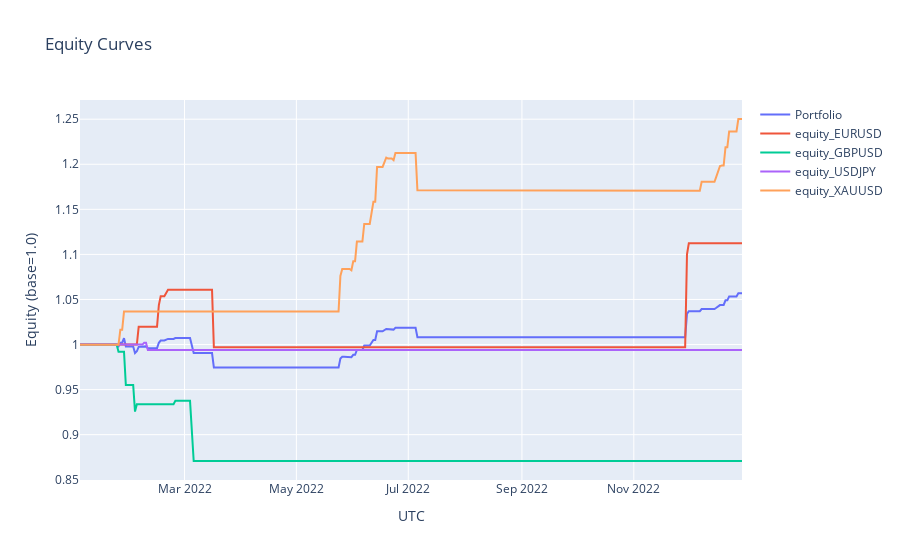
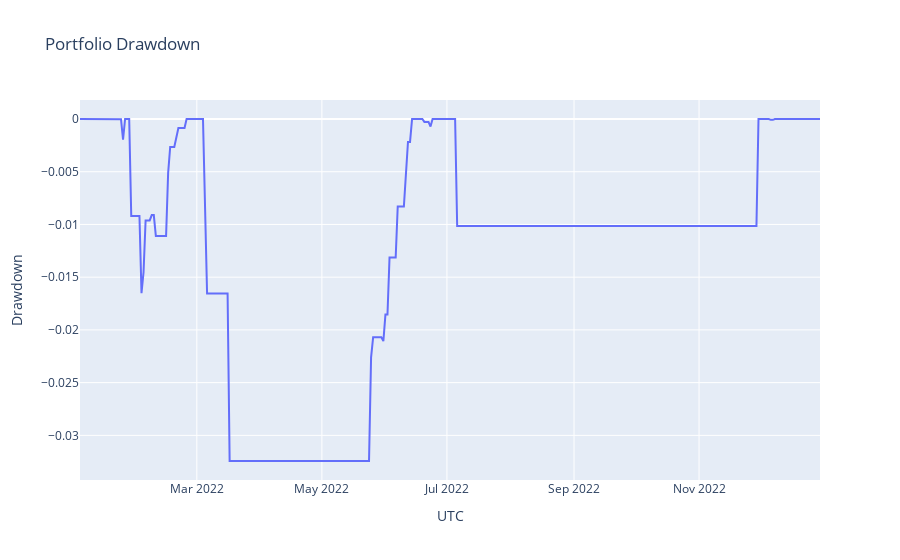

These figures' notebook cell, in order:
### Code cell
import pandas as pd, plotly.graph_objects as go

eq_path = ROOT/'data'/'pnl_demo_equity.csv'
tr_path = ROOT/'data'/'pnl_demo_trades.csv'
eq = pd.read_csv(eq_path, parse_dates=['ts']).set_index('ts')

fig = go.Figure()
fig.add_trace(go.Scatter(x=eq.index, y=eq['portfolio_equity'], name='Portfolio'))
for c in eq.columns:
    if c.startswith('equity_'):
        fig.add_trace(go.Scatter(x=eq.index, y=eq[c], name=c))
fig.update_layout(title='Equity Curves', xaxis_title='UTC', yaxis_title='Equity (base=1.0)')
fig.show()

dd = eq['portfolio_equity']/eq['portfolio_equity'].cummax()-1.0
figdd = go.Figure()
figdd.add_trace(go.Scatter(x=dd.index, y=dd.values, name='Drawdown'))
figdd.update_layout(title='Portfolio Drawdown', xaxis_title='UTC', yaxis_title='Drawdown')
figdd.show()

### Figure 1 — Plotly figure (JSON) as saved in the notebook; plotly's stock layout.template omitted (floating-point values rounded to 4 significant figures; data arrays with more than 128 entries replaced by an {"elided": "..."} marker saying what was removed)
{"data": [{"name": "Portfolio", "type": "scatter", "x": {"elided": "309 str values"}, "y": {"elided": "309 float values"}}, {"name": "equity_EURUSD", "type": "scatter", "x": {"elided": "309 str values"}, "y": {"elided": "309 float values"}}, {"name": "equity_GBPUSD", "type": "scatter", "x": {"elided": "309 str values"}, "y": {"elided": "309 float values"}}, {"name": "equity_USDJPY", "type": "scatter", "x": {"elided": "309 str values"}, "y": {"elided": "309 float values"}}, {"name": "equity_XAUUSD", "type": "scatter", "x": {"elided": "309 str values"}, "y": {"elided": "309 float values"}}], "layout": {"title": {"text": "Equity Curves"}, "xaxis": {"title": {"text": "UTC"}}, "yaxis": {"title": {"text": "Equity (base=1.0)"}}}}

### Figure 2 — Plotly figure (JSON) as saved in the notebook; plotly's stock layout.template omitted (floating-point values rounded to 4 significant figures; data arrays with more than 128 entries replaced by an {"elided": "..."} marker saying what was removed)
{"data": [{"name": "Drawdown", "type": "scatter", "x": {"elided": "309 str values"}, "y": {"elided": "309 float values"}}], "layout": {"title": {"text": "Portfolio Drawdown"}, "xaxis": {"title": {"text": "UTC"}}, "yaxis": {"title": {"text": "Drawdown"}}}}
